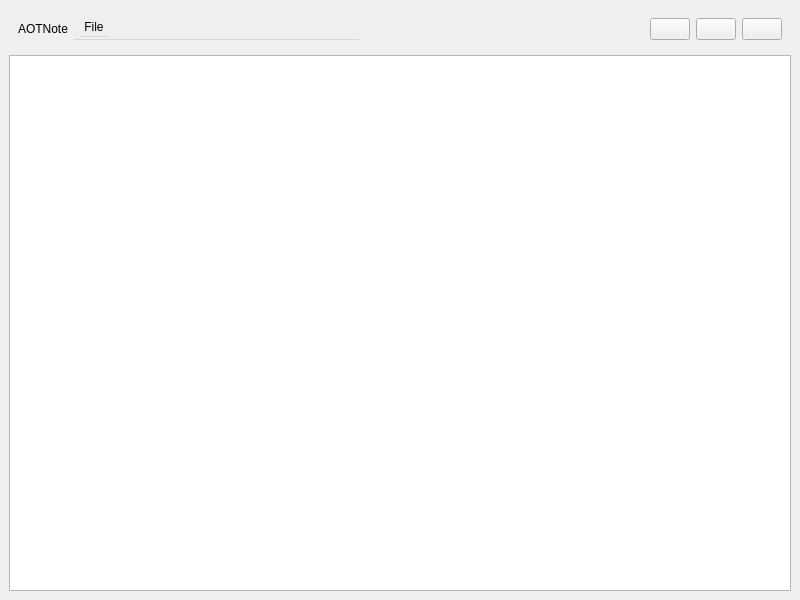
<?xml version="1.0" encoding="UTF-8"?>
<ui version="4.0">
 <class>AOTNote</class>
 <widget class="QMainWindow" name="AOTNote">
  <property name="geometry">
   <rect>
    <x>0</x>
    <y>0</y>
    <width>800</width>
    <height>600</height>
   </rect>
  </property>
  <property name="windowTitle">
   <string>AOTNote</string>
  </property>
  <property name="unifiedTitleAndToolBarOnMac">
   <bool>false</bool>
  </property>
  <widget class="QWidget" name="centralwidget">
   <layout class="QGridLayout" name="gridLayout_2">
    <item row="3" column="0">
     <widget class="QTextEdit" name="textEdit"/>
    </item>
    <item row="1" column="0">
     <widget class="QWidget" name="titleBar" native="true">
      <layout class="QGridLayout" name="gridLayout_4">
       <item row="0" column="4">
        <widget class="QPushButton" name="pushButton_2">
         <property name="enabled">
          <bool>true</bool>
         </property>
         <property name="sizePolicy">
          <sizepolicy hsizetype="Fixed" vsizetype="Fixed">
           <horstretch>0</horstretch>
           <verstretch>0</verstretch>
          </sizepolicy>
         </property>
         <property name="baseSize">
          <size>
           <width>0</width>
           <height>0</height>
          </size>
         </property>
         <property name="text">
          <string/>
         </property>
         <property name="icon">
          <iconset theme="QIcon::ThemeIcon::ViewFullscreen"/>
         </property>
        </widget>
       </item>
       <item row="0" column="0">
        <widget class="QLabel" name="titleLabel">
         <property name="text">
          <string>AOTNote</string>
         </property>
        </widget>
       </item>
       <item row="0" column="1">
        <widget class="QMenuBar" name="menuBar">
         <widget class="QMenu" name="menuFile">
          <property name="title">
           <string>File</string>
          </property>
         </widget>
         <addaction name="menuFile"/>
        </widget>
       </item>
       <item row="0" column="5">
        <widget class="QPushButton" name="pushButton_3">
         <property name="text">
          <string/>
         </property>
         <property name="icon">
          <iconset theme="QIcon::ThemeIcon::ApplicationExit"/>
         </property>
        </widget>
       </item>
       <item row="0" column="3">
        <widget class="QPushButton" name="pushButton">
         <property name="text">
          <string/>
         </property>
         <property name="icon">
          <iconset theme="QIcon::ThemeIcon::ImageMissing"/>
         </property>
        </widget>
       </item>
       <item row="0" column="2">
        <spacer name="horizontalSpacer">
         <property name="orientation">
          <enum>Qt::Orientation::Horizontal</enum>
         </property>
         <property name="sizeHint" stdset="0">
          <size>
           <width>40</width>
           <height>20</height>
          </size>
         </property>
        </spacer>
       </item>
      </layout>
     </widget>
    </item>
   </layout>
  </widget>
 </widget>
 <resources/>
 <connections/>
</ui>
